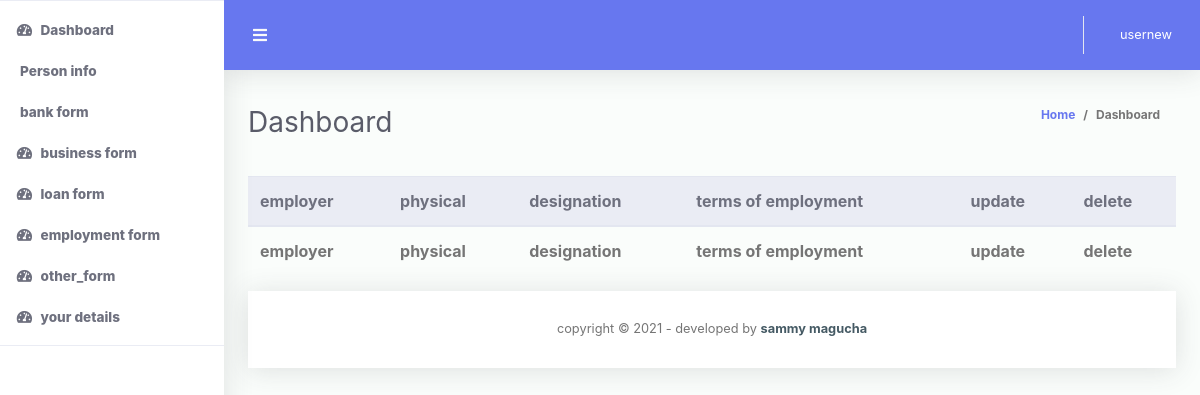
Before: /empdetails (signed in) with the older database file.
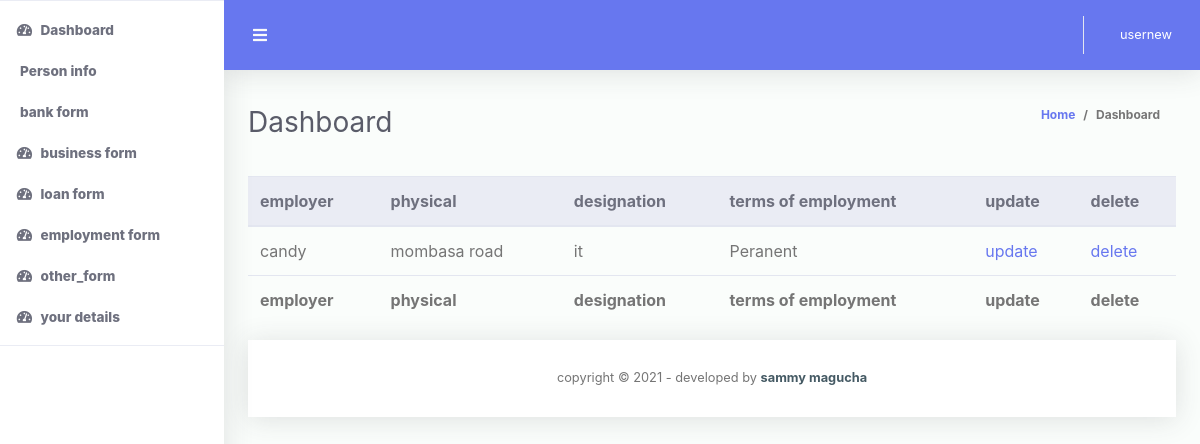
After: the same page with the newer database file.
### codechallenege/models.py (models this page shows)
class EmploymentDetails(models.Model):
	Permanent ='Peranent'
	Casual = 'casual'
	Contract = 'Contract'
	terms =(
		(Permanent ,'Peranent'),
		(Casual , 'casual'),
		(Contract, 'Contract'),
		)
	employer= models.CharField(max_length = 100, validators= [onlyletters])
	physical_add = models.CharField(max_length= 100, validators= [onlyletters])
	designation = models.CharField (max_length=100,validators= [onlyletters])
	employmenterms= models.CharField(max_length=9, choices=terms,)
	bio = models.ForeignKey(User, on_delete=models.CASCADE)
	class Meta:
		verbose_name_plural = "EmploymentDetails"

### codechallenege/decorators.py (the view)
		def wrapper_func(request, *args, **kwargs):
			group = None
			if request.user.groups.exists():
				group = request.user.groups.all()[0].name
			if group in allowed_roles:
				return view_func(request, *args, **kwargs)
			else:
				return HttpResponse('you are not authorized')

### codechallenege/templatetags/custom_tags.py (called while the page is built)
@register.filter(name='has_group')
def has_group(user, group_name):
    group = Group.objects.filter(name=group_name)
    if group:
        group = group.first()
        return group in user.groups.all()
    else:
        return False

### codechallenege/views.py (called while the page is built)
@login_required(login_url='/accounts/login/')
@allowed_users(allowed_roles=['admin','clientuser'])
def showemploymentdetails(request):
	details = EmploymentDetails.objects.all()
	context = {
		'title': 'details of employment',
		'users': details
	}
	return render(request, 'codechallenege/showemp.html', context)

### codechallenege/templates/codechallenege/showemp.html (shortened to what this page needs)
{%extends 'codechallenege/base.html'%}
{%block content%}
<table class="table align-items-center table-flush table-hover" id="dataTableHover">
                    <thead class="thead-light"><tr>
                      <th>
                        employer
                      </th>
                      <th>
                        physical
                      </th>
                      <th>
                        designation
                      </th>
                      <th>
                        terms of employment
                      </th>
                      <th>
                        update
                      </th>
                      <th>
                        delete
                      </th>
                    </tr>
                  </thead>
                  <tfoot>
                    <th>
                        employer
                      </th>
                      <th>
                        physical
                      </th>
                      <th>
                        designation
                      </th>
                      <th>
                        terms of employment
                      </th>
                      <th>
                        update
                      </th>
                      <th>
                        delete
                      </th>
                  </tfoot>
   {%for user in users%}
   <tr>
       <td>{{user.employer}}</td>
       <td>{{user.physical_add}}</td>
       <td>{{user.designation}}</td>
       <td>{{user.employmenterms}}</td>
       <td><a href="{% url 'update_biz' user.id%}">update</a></td>
       <td><a href="{% url 'delete_emp' user.id%}">delete</a></td>
   </tr>
   {%endfor%}
 </table>
{%endblock%}

Changed rows visible on the page:
added EmploymentDetails: employer "candy", physical_add "mombasa road", designation "it", employmenterms "Peranent"
